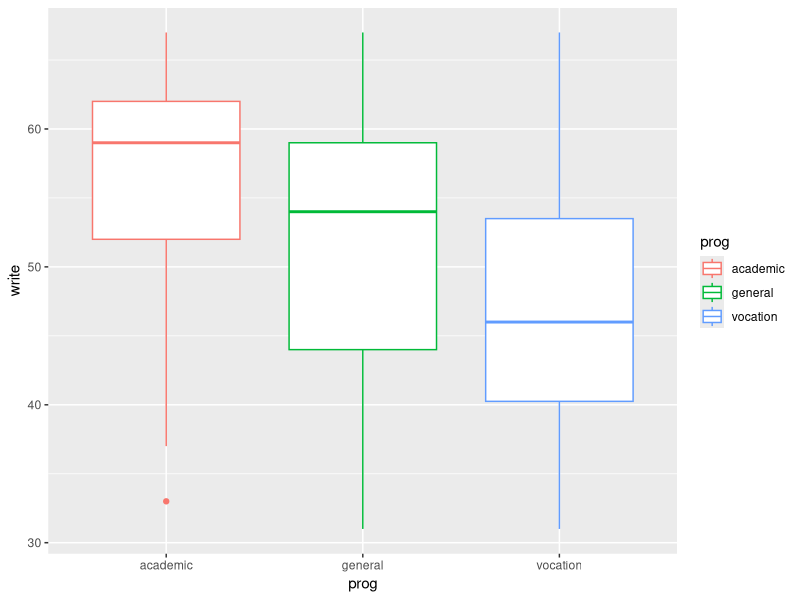
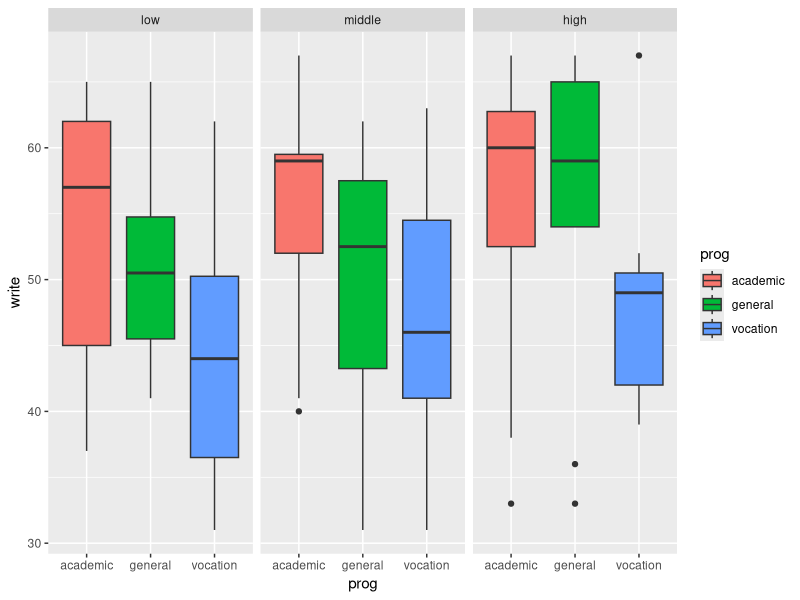

The R script that drew these images, in order: (Note: this script raises an error after producing the figures.)
# -----------------------------------------------------------------------------
# PRÁCTICA 3B: Regresión Multinomial
# -----------------------------------------------------------------------------

# 1. Conjunto de datos y análisis descriptivo previo
'Analizar cómo afectan las variables write y ses en el programa a cursar por el
 estudiante'

library("tidyverse")
mydata <- read.csv2("Datos/RegMultinomial_example.csv")
summary(mydata)
View(mydata)

'Pasamos las variables prog y ses a tipo factor:'
mydata$prog <- factor(mydata$prog)
mydata$ses <- factor(mydata$ses, levels = c("low", "middle", "high"))
# ponemos el argumento levels para ordenar niveles
summary(mydata)

'Análisis descriptivo inicial'
# Diagramas de caja comparativos de "write" por nivel
mydata %>%
  ggplot(aes(x = prog, y = write)) +
  geom_boxplot(aes(color = prog))

# Boxplot por nivel del predictor "ses"
mydata %>%
  ggplot(aes(x = prog, y = write)) +
  geom_boxplot(aes(fill=prog))+
  facet_grid (.~ ses)

'Si hay celdas vacías el modelo RMultinomial puede ser inestable y poco fiable'
addmargins(table(mydata$ses, mydata$prog,
                 dnn = c("status", "program")))
# Observamos influencia de los predictores write y ses en la variable respuesta


# --------------------------------------------

# 2. Estimación de los parámetros del modelo RMultinomial y métodos de selección de regresores
'El modelo teórico de Regresión Multinomial supone que el logaritmo de los odds de pertenecer
 a una clase de la variable respuesta frente a pertenecer a la clase de referencia viene explicado por un modelo
 lineal de los predictores. En este caso:
 log(pj/pref) = @0^j + @1^j·write + @2^j·sesmiddle + @3^j·seshigh
 donde pj es la prob de pertenecer a la clase j y pref la prob de
 pertenecer a la clase de referencia (academic)'

'Las variables sesmiddle y seshigh son binarias, son 1 si ses se corresponde con su nivel, 0 en caso contrario'

'Tomamos el programa academico como clase de referencia'
library("nnet")
mydata$prog <- relevel(mydata$prog, ref = "academic")
mymultinom <- multinom(prog ~ ses + write, data = mydata)

summary(mymultinom)

'De los resultados anteriores, obtenemos que el modelo lineal ajustado 
 que explica el logaritmo de los odds de participar en el programa 
 general frente al académico viene dado por:
 Coefficients -> general     2.852198 -0.5332810 -1.1628226 -0.0579287
 
 y el modelo lineal ajustado que explica el log de los odds de participar en el programa
 vocacional frente al academico viene dado por: 
 Coefficients -> vocation    5.218260  0.2913859 -0.9826649 -0.1136037
'

'La interpretación de los coeficientes sería:
 - por cada unidad adicional de write, el log de los odds general disminuye 0.0579
 - por cada unidad adicional de write, el log de los odds vocacional disminuye 0.1136037
 - el log de los odds general decrecerá en 1.1628 si pasamos de estatus bajo a alto
 ...'


'Métodos de selección de regresores backward, fordward y stepwise, 
 para ver si el modelo completo es reducible a otro más sencillo'
modelo_backward <- step(mymultinom, direction = "backward")

modelo_nulo <- multinom(prog ~ 1, data = mydata)
modelo_forward <- step(modelo_nulo, scope = formula(mymultinom),
                       direction = "forward")

modelo_stepwise <- step(modelo_nulo, scope = formula(mymultinom),
                        direction = "both")
# Los 3 métodos conducen al modelo completo

'La bondad del ajuste se mide con AIC (criterio de Akaike), mejor ajuste cuanto menor sea el AIC.
 También se puede medir con la devianza residual, mejor ajuste cuanto menor sea la devianza'
mymultinom$AIC #Valor AIC del modelo

mymultinom$deviance #Valor de la devianza

#Comprobamos que la devianza del modelo coincide con -2*log(likelihood)
-2*logLik(mymultinom)


# -----------------------------------------

# 3. Inferencias en el modelo RMultinomial. Predicciones
'Una vez validado el modelo RMultinomial, tenemos garantías para realizar inferencias con dicho modelo.
 Obtención de intervalos de confianza para los parámetros de refresión, prueba de significación,
 pruebas individuales de significación de los predictores (test de Wald).'

'Intervalos de confianza para los parámetros de regresión'
confint(mymultinom, level = 0.95)

# Variaciones producidas sobre los odds (sin log)
exp(coef(mymultinom))

'Significación del modelo comparando devianza del modelo completo frente al nulo'
diferencia_devianzas <- modelo_nulo$deviance - mymultinom$deviance
n = nrow(mydata)
c = nlevels(mydata$prog)
l = length(mymultinom$coefnames)
df_nulo = n - 1*(c-1)
df_mymultinom = n- l*(c-1)
grados_libertad <- df_nulo - df_mymultinom
p_valor <- pchisq(diferencia_devianzas, df = grados_libertad, lower.tail = FALSE)
p_valor
# el p-valor (1.063001e-08) permite concluir que el modelo completo es significativo.

'La signficación individual de cada predictor se obtiene con el test de Wald y el estadístico Z.'
valores_z <- summary(mymultinom)$coefficients/summary(mymultinom)$standard.errors
valores_z

p_valores <- 2*(1 - pnorm(abs(valores_z), 0, 1))
p_valores
# El estatus económico medio (sesmiddle) no es significativo (p-valores > 0.10).

'Predicciones de las probabilidades asociadas a cada clase (argumento type = "probs") y de la clase de
 la variable respuesta (argumento por defecto, type = "class").'
# Estudiante con write=58 y ses=high, veremos que lo clasificaría como que cursará el programa academic.
nuevos_1 <- data.frame(write = 58, ses = "high")
predict(mymultinom, newdata = nuevos_1, type = "probs")

predict(mymultinom, newdata = nuevos_1)

'Los valores ajustados nos proporcionan, para cada fila de inputs (predictores), 
 la probabilidad de pertenecer a cada uno de los 3 niveles de la variable respuesta'
fitted(mymultinom)

'Podemos mantener un predictor constante y variar el otro:'
dses <- data.frame(ses = c("low", "middle", "high"), write = mean(mydata$write))
predict(mymultinom, newdata = dses, type = "probs")

predict(mymultinom, newdata = dses, type = "class")
'Interpretación: para un alumno con nota de la prueba escrita igual a la media, 
 lo más probable es que seleccione el programa académico sea cual sea su estatus social, 
 aumentando dicha probabilidad conforme aumenta el estatus.'


# Ahora variamos los resultados de la variable write:
dwrite <- data.frame(ses = rep(c("low", "middle", "high"), each = 41),
                     write = rep(c(30:70), 3))
dwrite
'Tabla con alumnos ficticios que cubren las notas de 30 a 70 para los 3 niveles'

# Guardamos las probabilidades predichas para cada valor de ses y write
pp.write <- cbind(dwrite, predict(mymultinom, newdata = dwrite, type = "probs",
                                  se = TRUE))
pp.write
'Le digo a mi modelo que mire los alumnos que he creado y devuelva probabilidades
 Luego el cbind (unir columnas) coge la tabla ficticia y le pega las probabilidades'


# Modificamos el dataframe para usar ggplot2 y representar las probabilidades predichas.
pp.write_longer <- pivot_longer(pp.write, cols = c(3:5),
                                names_to = "program", values_to = "probability")
head(pp.write_longer)
'Este comando coge las 3 columnas de probabilidades de pertenencia a clases distintas,
 las comprime y muestra una columna con el programa y su probabilidad'

# Representación
pp.write_longer %>%
  ggplot(aes(x = write, y = probability, colour = ses)) +
  geom_line() +
  facet_grid (program ~.)
'Por último, coge la tabla modificada, da valores a las variables, y usa 
 facet-grid(program ~.) para separar las lineas, es decir, divide el gráfico en 3 paneles.'

'Cuando aumenta la nota en write, los alumnos se decantan por la 
 parte académica, y ocurre lo contrario con la vocacional. Y tiene 
 poca relación con la clase general.'


# -----------------------------------------

# 4. La Regresión Multinomial como un problema de clasificación
'En RMultinomial la variable respuesta es categórica, al realizar las 
 predicciones usando el argumento type="class" estamos definiendo un clasificador.'

prog_predict <- predict(mymultinom, newdata = mydata, "class")
mydata_predict <- cbind(mydata, prog_predict)
mydata_predict  # Predicción y datos originales juntos

# Matriz de confusión 
matriz_confusion <- table(mydata_predict$prog, mydata_predict$prog_predict,
                          dnn = c("real", "predicho"))
matriz_confusion  # x = originales, y = predicción
'Filas (horizontal) son la realidad, columnas (vertical) son la predicción'

# Obtenemos una medida de bondad del ajuste (accuracy), dividiendo aciertos entre total de datos.
accuracy <- sum(diag(matriz_confusion)) / sum(matriz_confusion)
accuracy
'En este ejemplo no hemos dividido el conjunto de datos en entrenamiento y test. Por
 tanto, se puede dar sobreajuste (overfitting) al calcular la matriz de confusión 
 y el accuracy (tasa de aciertos).'
